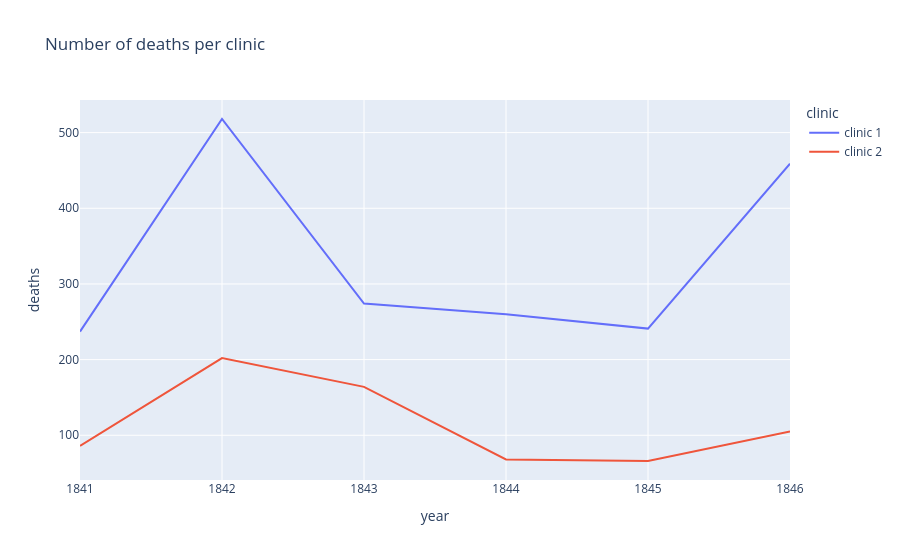

Notebook source saved alongside this figure:
### Code cell
line = px.line(df_yearly,
               x='year',
               y='deaths',
               color = 'clinic',
               title='Number of deaths per clinic')
               
line.show()

### Figure 1 — Plotly figure (JSON) as saved in the notebook; plotly's stock layout.template omitted (floating-point values rounded to 4 significant figures)
{"data": [{"hovertemplate": "clinic=clinic 1<br>year=%{x}<br>deaths=%{y}<extra></extra>", "legendgroup": "clinic 1", "line": {"color": "#636efa", "dash": "solid"}, "marker": {"symbol": "circle"}, "mode": "lines", "name": "clinic 1", "orientation": "v", "showlegend": true, "type": "scatter", "x": [1841, 1842, 1843, 1844, 1845, 1846], "xaxis": "x", "y": [237, 518, 274, 260, 241, 459], "yaxis": "y"}, {"hovertemplate": "clinic=clinic 2<br>year=%{x}<br>deaths=%{y}<extra></extra>", "legendgroup": "clinic 2", "line": {"color": "#EF553B", "dash": "solid"}, "marker": {"symbol": "circle"}, "mode": "lines", "name": "clinic 2", "orientation": "v", "showlegend": true, "type": "scatter", "x": [1841, 1842, 1843, 1844, 1845, 1846], "xaxis": "x", "y": [86, 202, 164, 68, 66, 105], "yaxis": "y"}], "layout": {"legend": {"title": {"text": "clinic"}, "tracegroupgap": 0}, "title": {"text": "Number of deaths per clinic"}, "xaxis": {"anchor": "y", "domain": [0, 1], "title": {"text": "year"}}, "yaxis": {"anchor": "x", "domain": [0, 1], "title": {"text": "deaths"}}}}
